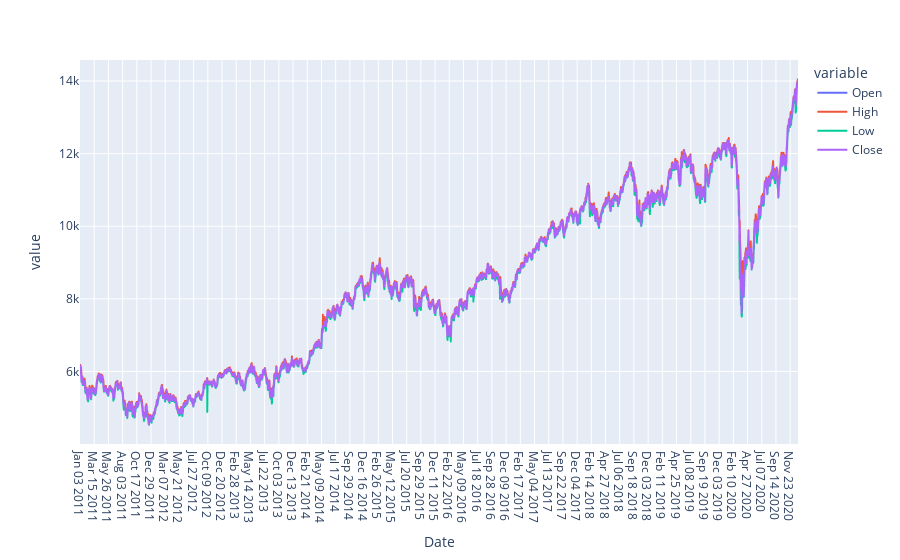

The cell this chart's notebook holds for it:
### Code cell
px.line()

### Figure 1 — Plotly figure (JSON) as saved in the notebook; plotly's stock layout.template omitted (floating-point values rounded to 4 significant figures; data arrays with more than 128 entries replaced by an {"elided": "..."} marker saying what was removed)
{"data": [{"hovertemplate": "variable=Open<br>Date=%{x}<br>value=%{y}<extra></extra>", "legendgroup": "Open", "line": {"color": "#636efa", "dash": "solid"}, "mode": "lines", "name": "Open", "showlegend": true, "type": "scattergl", "x": {"elided": "2478 str values"}, "xaxis": "x", "y": {"elided": "2478 float values"}, "yaxis": "y"}, {"hovertemplate": "variable=High<br>Date=%{x}<br>value=%{y}<extra></extra>", "legendgroup": "High", "line": {"color": "#EF553B", "dash": "solid"}, "mode": "lines", "name": "High", "showlegend": true, "type": "scattergl", "x": {"elided": "2478 str values"}, "xaxis": "x", "y": {"elided": "2478 float values"}, "yaxis": "y"}, {"hovertemplate": "variable=Low<br>Date=%{x}<br>value=%{y}<extra></extra>", "legendgroup": "Low", "line": {"color": "#00cc96", "dash": "solid"}, "mode": "lines", "name": "Low", "showlegend": true, "type": "scattergl", "x": {"elided": "2478 str values"}, "xaxis": "x", "y": {"elided": "2478 float values"}, "yaxis": "y"}, {"hovertemplate": "variable=Close<br>Date=%{x}<br>value=%{y}<extra></extra>", "legendgroup": "Close", "line": {"color": "#ab63fa", "dash": "solid"}, "mode": "lines", "name": "Close", "showlegend": true, "type": "scattergl", "x": {"elided": "2478 str values"}, "xaxis": "x", "y": {"elided": "2478 float values"}, "yaxis": "y"}], "layout": {"legend": {"title": {"text": "variable"}, "tracegroupgap": 0}, "margin": {"t": 60}, "xaxis": {"anchor": "y", "domain": [0, 1], "title": {"text": "Date"}}, "yaxis": {"anchor": "x", "domain": [0, 1], "title": {"text": "value"}}}}
